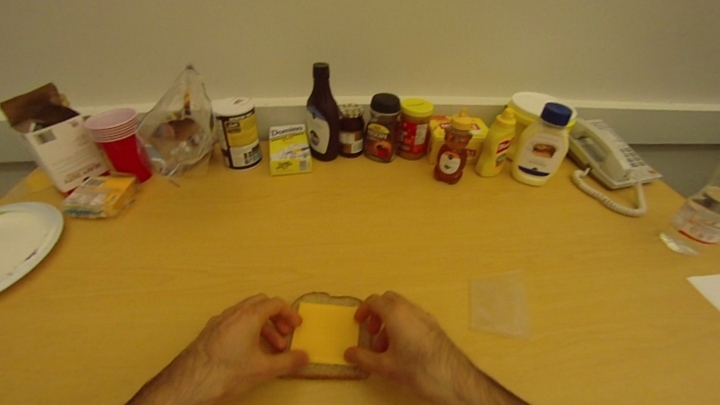
#> input picture datasets/GTEA/Images/s1_cheese_0000000300.jpg, 720 x 405 px; its folder holds 4 pictures in this run
$ python mean_and_std.py
#> lines starting #> are read from the running program, lines starting #| are printed output that depends on the picture
import os
import cv2
import numpy as np
from PIL import Image

img_dir = './Images'
img_list = os.listdir(img_dir)

img_W = 625
img_H = 469

mean = [0.] * 3;
std = [0.] * 3;
counter = 0;

for img_name in img_list:
    img_path = os.path.join(img_dir, img_name)
    img = np.array(Image.open(img_path).resize((img_W,img_H)))/255.
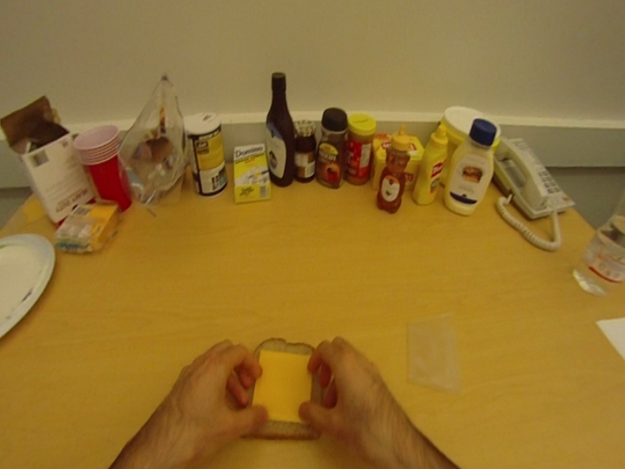
#> img: shape (469, 625, 3) float64; mean R, G, B 0.58, 0.45, 0.192
    mean += np.mean(img, axis = (0,1))
#> mean = [0.58, 0.45, 0.192]
    std += np.std(img, axis = (0,1))
#> std = [0.103, 0.109, 0.113]
    counter += 1
#> pass 2 of the loop `for img_name in img_list:`:
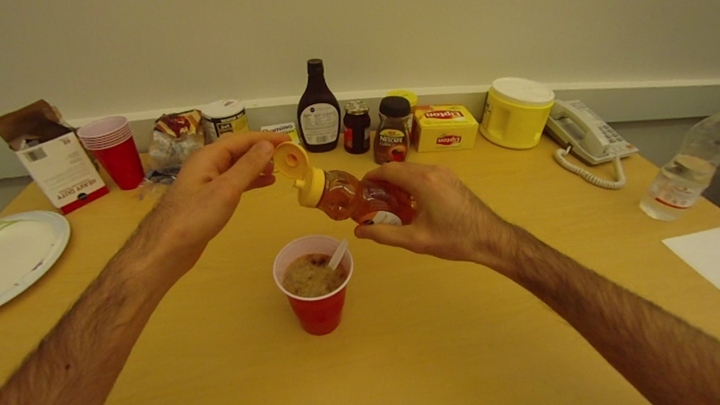
#> input picture datasets/GTEA/Images/s1_cofhoney_0000000940.jpg, 720 x 405 px
#> `img = np.array(Image.open(img_path).resize((img_W,img_H)))/255.`:
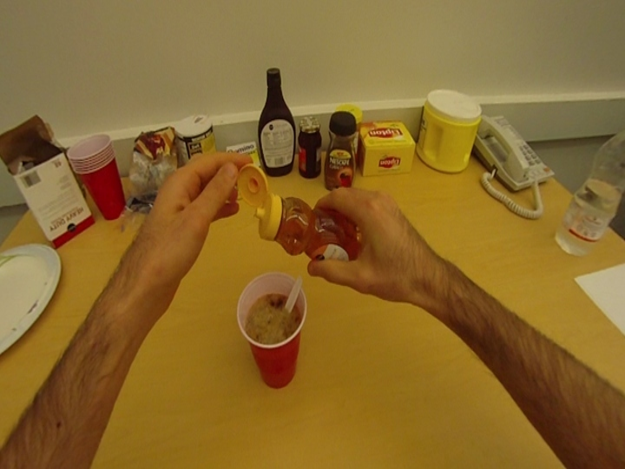
#> img: shape (469, 625, 3) float64; mean R, G, B 0.538, 0.411, 0.179
#> mean = [1.12, 0.861, 0.371]
#> std = [0.209, 0.237, 0.233]

print (mean/(counter))
print (std/(counter))
'''
import torch
from torchvision import datasets, transforms
from torch.utils.data import DataLoader

dataset = datasets.ImageFolder('./',
                 transform=transforms.ToTensor())

loader = DataLoader(dataset,
                         batch_size=1,
                         num_workers=0,
                         shuffle=False)

mean = 0.
std = 0.
nb_samples = 0.
for data, _ in loader:
    batch_samples = data.size(0)
    data = data.view(batch_samples, data.size(1), -1)
    mean += data.mean(2).sum(0)
    std += data.std(2).sum(0)
    nb_samples += batch_samples

mean /= nb_samples
std /= nb_samples

print(mean)
print(std)
'''
